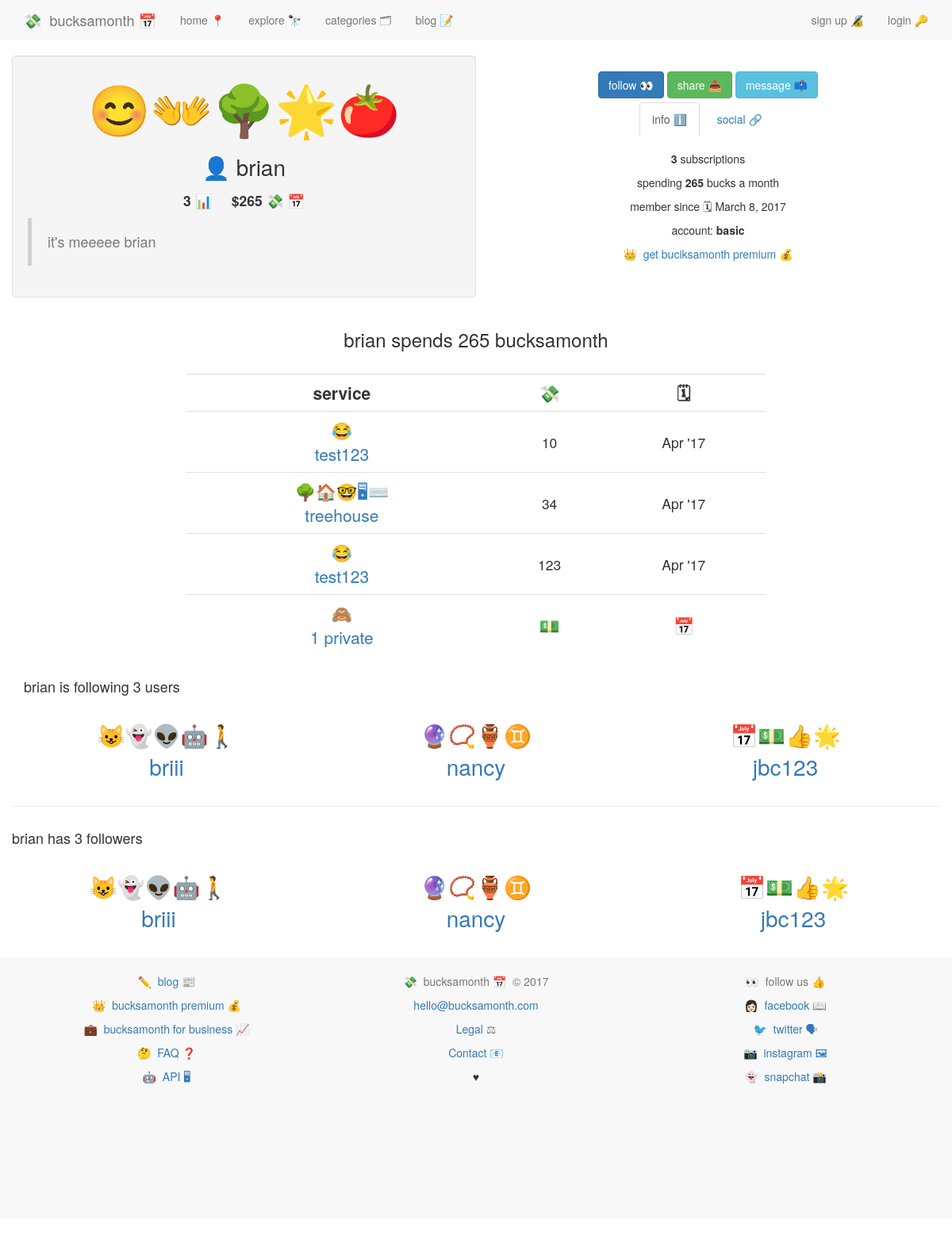
Before: /users/brian/ with the older database file.
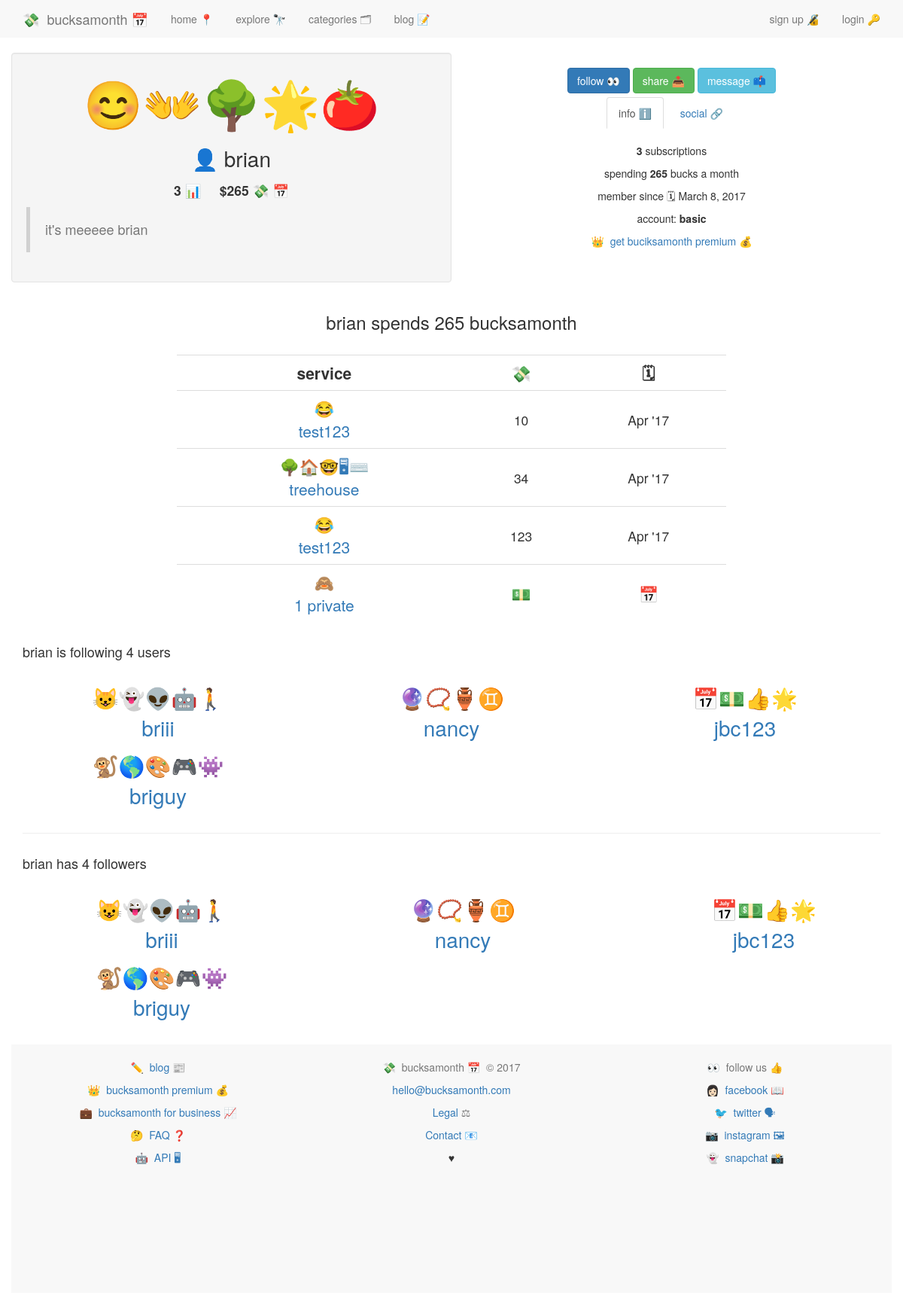
After: the same page with the newer database file.
### services/models.py (models this page shows, shortened)
class Subscription(models.Model):
	service 				= models.ForeignKey(Service, on_delete=models.CASCADE, related_name='subscription_service')
	user 					= models.ForeignKey(UserProfile, on_delete=models.CASCADE, related_name="subscribed_user")
	cc_nickname 			= models.CharField(max_length=10, default='')
	bucksamonth 			= models.DecimalField(max_digits=8, decimal_places=2, default=0.00)
	date_created			= models.DateField(default=date.today)
	wishlist				= models.BooleanField(default=False)
	private					= models.BooleanField(default=False)

class Service(models.Model):
	service_name 			= models.CharField(max_length=140)
	service_slug			= models.SlugField(blank=True)
	url_name 				= models.CharField(max_length=200)
	description_long		= models.CharField(max_length=500, default='')
	description_short		= models.CharField(max_length=140, default='')
	category				= models.ManyToManyField(Category, blank=True)
	featured				= models.BooleanField(default=False)
	date_created 			= models.DateField(auto_now=True)
	bucksamonth 			= models.DecimalField(max_digits=8, decimal_places=2, default=0.00)
	emoji					= models.CharField(max_length=20, default='')
	twitter 				= models.CharField(max_length=100, default='')
	tags 					= TaggableManager()
	def __str__(self):
		return str(self.service_name)

### accounts/models.py (models this page shows, shortened)
class UserProfile(models.Model):
	user = models.OneToOneField(User)
	description = models.CharField(max_length=100, default='')
	twitter = models.CharField(max_length=100, default='')
	emoji = models.CharField(max_length=10, default='')
	setup = models.BooleanField(default=False)
	uid = models.CharField(default=uuid.uuid4, max_length=40)
	email_valid = models.BooleanField(default=False)
	followers = models.ManyToManyField('self')
	def __str__(self):
		return self.user.username

### users/views.py (the view, shortened to what this page needs)
# urls.py: url(r'^(?P<username>.+)/$', view_profile, name='view_profile'),
def view_profile(request, username):
	if request.user.username == username:
		return HttpResponseRedirect(reverse('accounts:profile'))
	person = get_object_or_404(User, username=username)
	person = person.userprofile
	all_subscriptions = Subscription.objects.filter(user=person)
	private = len(all_subscriptions.filter(private=True))
	subscriptions = all_subscriptions.filter(private=False, wishlist=False)
	bucksamonth = sum([subscription.bucksamonth for subscription in all_subscriptions])
	person_friend_object, person_created = Friend.objects.get_or_create(current_user=person)
	user_friends = [friend for friend in person_friend_object.users.all()] #if friend != request.user.userprofile
	follower_count = len(user_friends)
	friend = False
	context = {
		'person':person,
		'subscriptions':subscriptions,
		'bucksamonth':bucksamonth,
		'private':private,
		'friend':friend,
		'follower_count':follower_count,
		'user_friends':user_friends,
	}
	context['friend'] = friend
	return render(request, 'users/user_profile_view.html', context)

### accounts/templatetags/urlify.py (called while the page is built)
@register.filter
def urlify(value):
	return quote_plus(value)

### users/templates/users/user_profile_view.html (shortened to what the changed rows need)
{% extends 'base.html' %}
{% block content %}
<div class="container">
	<div class="row">
	<div class="col-md-6 well">
	<p style="font-size:4.5em; text-align:center;">{{ person.emoji }}</p>
	<p style="font-size:2em; text-align:center;">👤&nbsp;{{ person.user.username }}</p>
	<p style="font-size:1.25em; text-align:center;"><strong>{{ subscriptions.all.count }} 📊&nbsp;&nbsp;&nbsp;</strong>&nbsp;&nbsp;<strong>${{ bucksamonth | floatformat:"0" }} 💸&nbsp;📅</strong></p>
	<blockquote>
	<h4 class="text-muted">{{ person.description }}</h4>
	</blockquote>
	</div>
	</div>
<div class="row">
	<div class="col-md-12">
<div class="col-md-8 col-md-offset-2">
	<h3 style="text-align:center;">{{ person.user.username }} spends {{ bucksamonth | floatformat:"0" }} bucksamonth</h3>
<br />
<table style="text-align:center;" class="table">
	<tr>
	</tr>
{% for subscription in subscriptions %}
<tr>
	<td class="text-center"><a style="text-decoration:none;" href="{% url 'services:service_detail' service_slug=subscription.service.service_slug %}"><span style="font-size:1.5em;">{{ subscription.service.emoji }}<br />{{ subscription.service }}</span></a></td>
	<td style="vertical-align: middle; font-size:1.25em;" class="text-center">{{ subscription.bucksamonth | floatformat | floatformat }}</td>
	<td style="vertical-align: middle; font-size:1.25em;">{{ subscription.date_created | date:"M 'y" }}</td>
</tr>
{% endfor %}
{% if private > 0 %}<tr>
</tr>{% endif %}
</table>
</div>
</div>
<br /><br />
<div class="container">
<div class="row">
	<div class="col-md-12">
<h4>{{ person.user.username }} is following {{ follower_count }} user{{ follower_count | pluralize }}</h4>
	<br />
{% for friend_ in user_friends %}
{% cycle '<div class="row">' '' ''  %}
<div style="text-align:center; text-decoration:none !important" class="col-md-4">
<p style="font-size:2em; text-align:center; text-decoration:none !important;"><a style="text-decoration:none" href="{% url 'users:view_profile' username=friend_.user.username %}">{{ friend_.emoji }}<br />{{ friend_ }}</a></p>
</div>
{% cycle '' '' '</div>' %}
{% endfor %}
</div>
</div>
</div>
<div class="container">
<div class="row">
<h4>{{ person.user.username }} has {{ person.followers.count }} followers</h4>
	<br />
{% for follower in person.followers.all %}
{% cycle '<div class="row">' '' ''  %}
	<div style="text-align:center; text-decoration:none !important" class="col-md-4">
<p style="font-size:2em; text-align:center; text-decoration:none !important;"><a style="text-decoration:none" href="{% url 'users:view_profile' username=follower.user.username %}">{{ follower.emoji }}<br />{{ follower }}</a></p>
</div>
{% cycle '' '' '</div>' %}
{% endfor %}
</div>
</div>
</div>
</div>
{% endblock %}

Changed rows visible on the page:
computed for UserProfile "it's meeeee brian": followers.count "3" → "4"
added UserProfile: emoji "🐒🌎🎨🎮👾", user.username "briguy"
Other visible differences:
{{ follower_count }}: "3" → "4"
